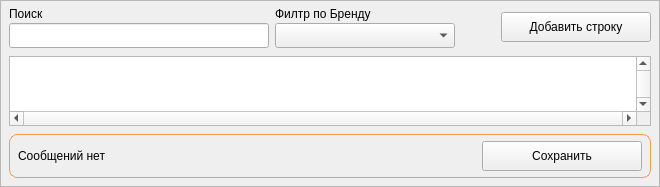
          <widget class="QFrame" name="frame_RightPanel">
           <property name="frameShape">
            <enum>QFrame::Shape::StyledPanel</enum>
           </property>
           <property name="frameShadow">
            <enum>QFrame::Shadow::Raised</enum>
           </property>
           <property name="minimumSize">
            <size>
             <width>0</width>
             <height>0</height>
            </size>
           </property>
           <property name="maximumSize">
            <size>
             <width>16777215</width>
             <height>16777215</height>
            </size>
           </property>
           <property name="styleSheet">
            <string notr="true">#frame_RightPanel {border: 1px solid #f09d54; border-radius: 8px;}</string>
           </property>
           <layout class="QVBoxLayout" name="verticalLayout_right">
            <item>
             <widget class="QFrame" name="frame_top_right">
              <property name="frameShape">
               <enum>QFrame::Shape::NoFrame</enum>
              </property>
              <property name="frameShadow">
               <enum>QFrame::Shadow::Plain</enum>
              </property>
              <layout class="QHBoxLayout" name="horizontalLayout_top_right">
               <property name="spacing">
                <number>6</number>
               </property>
               <property name="leftMargin">
                <number>0</number>
               </property>
               <property name="topMargin">
                <number>0</number>
               </property>
               <property name="rightMargin">
                <number>0</number>
               </property>
               <property name="bottomMargin">
                <number>0</number>
               </property>
               <item>
                <widget class="QFrame" name="frame_line_FindProduct_box">
                 <property name="frameShape">
                  <enum>QFrame::Shape::NoFrame</enum>
                 </property>
                 <property name="frameShadow">
                  <enum>QFrame::Shadow::Plain</enum>
                 </property>
                 <layout class="QVBoxLayout" name="verticalLayout_line_FindProduct">
                  <property name="spacing">
                   <number>2</number>
                  </property>
                  <property name="leftMargin">
                   <number>0</number>
                  </property>
                  <property name="topMargin">
                   <number>0</number>
                  </property>
                  <property name="rightMargin">
                   <number>0</number>
                  </property>
                  <property name="bottomMargin">
                   <number>0</number>
                  </property>
                  <item>
                   <widget class="QLabel" name="label_14">
                    <property name="text">
                     <string>Поиск</string>
                    </property>
                   <property name="font"><font><family>Tahoma</family><pointsize>9</pointsize></font></property></widget>
                  </item>
                  <item>
                   <widget class="QLineEdit" name="line_FindProduct">
                    <property name="minimumSize">
                     <size>
                      <width>260</width>
                      <height>25</height>
                     </size>
                    </property>
                    <property name="maximumSize">
                     <size>
                      <width>16777215</width>
                      <height>25</height>
                     </size>
                    </property>
                   </widget>
                  </item>
                 </layout>
                </widget>
               </item>
               <item>
                <widget class="QFrame" name="frame_cbo_FindBrand_box">
                 <property name="frameShape">
                  <enum>QFrame::Shape::NoFrame</enum>
                 </property>
                 <property name="frameShadow">
                  <enum>QFrame::Shadow::Plain</enum>
                 </property>
                 <layout class="QVBoxLayout" name="verticalLayout_cbo_FindBrand">
                  <property name="spacing">
                   <number>2</number>
                  </property>
                  <property name="leftMargin">
                   <number>0</number>
                  </property>
                  <property name="topMargin">
                   <number>0</number>
                  </property>
                  <property name="rightMargin">
                   <number>0</number>
                  </property>
                  <property name="bottomMargin">
                   <number>0</number>
                  </property>
                  <item>
                   <widget class="QLabel" name="label_15">
                    <property name="minimumSize">
                     <size>
                      <width>110</width>
                      <height>0</height>
                     </size>
                    </property>
                    <property name="maximumSize">
                     <size>
                      <width>110</width>
                      <height>16777215</height>
                     </size>
                    </property>
                    <property name="text">
                     <string>Филтр по Бренду</string>
                    </property>
                   <property name="font"><font><family>Tahoma</family><pointsize>9</pointsize></font></property></widget>
                  </item>
                  <item>
                   <widget class="QComboBox" name="cbo_FindBrand">
                    <property name="minimumSize">
                     <size>
                      <width>180</width>
                      <height>25</height>
                     </size>
                    </property>
                    <property name="maximumSize">
                     <size>
                      <width>16777215</width>
                      <height>25</height>
                     </size>
                    </property>
                   </widget>
                  </item>
                 </layout>
                </widget>
               </item>
               <item>
                <spacer name="horizontalSpacer_top">
                 <property name="orientation">
                  <enum>Qt::Orientation::Horizontal</enum>
                 </property>
                 <property name="sizeHint" stdset="0">
                  <size>
                   <width>40</width>
                   <height>20</height>
                  </size>
                 </property>
                </spacer>
               </item>
               <item>
                <widget class="QPushButton" name="btn_AddLine">
                 <property name="text">
                  <string>Добавить строку</string>
                 </property>
                 <property name="icon">
                  <iconset resource="../resource.qrc">
                   <normaloff>:/icon/icon/plus-circle — копия — копия.svg</normaloff>:/icon/icon/plus-circle — копия — копия.svg</iconset>
                 </property>
                 <property name="maximumSize">
                  <size>
                   <width>150</width>
                   <height>30</height>
                  </size>
                 </property>
                <property name="minimumSize">
                 
            
                 <size>
                  
             
                  <width>150</width>
                  
             
                  <height>30</height>
                  
            
                 </size>
                 
           
                </property>
                
           
                </widget>
               </item>
              </layout>
             </widget>
            </item>
            <item>
             <widget class="QTableWidget" name="table">
              <property name="font">
               <font>
                <family>Tahoma</family>
                <pointsize>10</pointsize>
                <italic>false</italic>
                <bold>false</bold>
               </font>
              </property>
              <property name="verticalScrollBarPolicy">
               <enum>Qt::ScrollBarPolicy::ScrollBarAlwaysOn</enum>
              </property>
              <property name="horizontalScrollBarPolicy">
               <enum>Qt::ScrollBarPolicy::ScrollBarAlwaysOn</enum>
              </property>
              <property name="sizeAdjustPolicy">
               <enum>QAbstractScrollArea::SizeAdjustPolicy::AdjustToContents</enum>
              </property>
              <property name="selectionMode">
               <enum>QAbstractItemView::SelectionMode::SingleSelection</enum>
              </property>
              <property name="textElideMode">
               <enum>Qt::TextElideMode::ElideMiddle</enum>
              </property>
              <property name="sortingEnabled">
               <bool>true</bool>
              </property>
              <property name="wordWrap">
               <bool>true</bool>
              </property>
              <property name="columnCount">
               <number>0</number>
              </property>
              <attribute name="horizontalHeaderCascadingSectionResizes">
               <bool>true</bool>
              </attribute>
              <attribute name="horizontalHeaderMinimumSectionSize">
               <number>55</number>
              </attribute>
              <attribute name="horizontalHeaderShowSortIndicator" stdset="0">
               <bool>true</bool>
              </attribute>
              <attribute name="horizontalHeaderStretchLastSection">
               <bool>true</bool>
              </attribute>
              <attribute name="verticalHeaderVisible">
               <bool>false</bool>
              </attribute>
              <attribute name="verticalHeaderCascadingSectionResizes">
               <bool>true</bool>
              </attribute>
              <attribute name="verticalHeaderDefaultSectionSize">
               <number>25</number>
              </attribute>
              <attribute name="verticalHeaderHighlightSections">
               <bool>false</bool>
              </attribute>
              <property name="minimumSize">
               <size>
                <width>0</width>
                <height>0</height>
               </size>
              </property>
              <property name="maximumSize">
               <size>
                <width>16777215</width>
                <height>16777215</height>
               </size>
              </property>
             </widget>
            </item>
            <item>
             <widget class="QFrame" name="frame_Update">
              <property name="frameShape">
               <enum>QFrame::Shape::StyledPanel</enum>
              </property>
              <property name="frameShadow">
               <enum>QFrame::Shadow::Raised</enum>
              </property>
              <property name="styleSheet">
               <string notr="true">#frame_Update {border: 1px solid #f09d54; border-radius: 8px;}</string>
              </property>
              <layout class="QHBoxLayout" name="horizontalLayout_update">
               <property name="spacing">
                <number>8</number>
               </property>
               <property name="leftMargin">
                <number>8</number>
               </property>
               <property name="topMargin">
                <number>6</number>
               </property>
               <property name="rightMargin">
                <number>8</number>
               </property>
               <property name="bottomMargin">
                <number>6</number>
               </property>
               <item>
                <widget class="QFrame" name="frame_18">
                 <property name="frameShape">
                  <enum>QFrame::Shape::NoFrame</enum>
                 </property>
                 <property name="frameShadow">
                  <enum>QFrame::Shadow::Plain</enum>
                 </property>
                 <layout class="QVBoxLayout" name="verticalLayout_msg">
                  <property name="spacing">
                   <number>0</number>
                  </property>
                  <property name="leftMargin">
                   <number>0</number>
                  </property>
                  <property name="topMargin">
                   <number>0</number>
                  </property>
                  <property name="rightMargin">
                   <number>0</number>
                  </property>
                  <property name="bottomMargin">
                   <number>0</number>
                  </property>
                  <item>
                   <widget class="QLabel" name="label_msg">
                    <property name="text">
                     <string>Сообщений нет</string>
                    </property>
                   </widget>
                  </item>
                 </layout>
                </widget>
               </item>
               <item>
                <spacer name="horizontalSpacer_update">
                 <property name="orientation">
                  <enum>Qt::Orientation::Horizontal</enum>
                 </property>
                 <property name="sizeHint" stdset="0">
                  <size>
                   <width>40</width>
                   <height>20</height>
                  </size>
                 </property>
                </spacer>
               </item>
               <item>
                <widget class="QPushButton" name="btn_Save">
                 <property name="text">
                  <string>Сохранить</string>
                 </property>
                 <property name="icon">
                  <iconset resource="../resource.qrc">
                   <normaloff>:/icon/icon/save — копия — копия.svg</normaloff>:/icon/icon/save — копия — копия.svg</iconset>
                 </property>
                 <property name="minimumSize">
                     
               
                     <size>
                      
                
                      <width>160</width>
                      
                
                      <height>30</height>
                      
               
                     </size>
                     
              
                    </property>
                    
              
                    <property name="maximumSize">
                     
               
                     <size>
                      
                
                      <width>160</width>
                      
                
                      <height>16777215</height>
                      
               
                     </size>
                     
              
                    </property>
                    
              
                    </widget>
               </item>
              </layout>
             <property name="minimumSize">
               
         
               <size>
                
          
                <width>0</width>
                
          
                <height>0</height>
                
         
               </size>
               
        
              </property>
              
        
              <property name="maximumSize">
               
         
               <size>
                
          
                <width>16777215</width>
                
          
                <height>50</height>
                
         
               </size>
               
        
              </property>
              
        
              </widget>
            </item>
           <property name="spacing">
             <number>8</number>
            </property>
            <property name="leftMargin">
             <number>8</number>
            </property>
            <property name="topMargin">
             <number>6</number>
            </property>
            <property name="rightMargin">
             <number>8</number>
            </property>
            <property name="bottomMargin">
             <number>8</number>
            </property>
            </layout>
          </widget>
